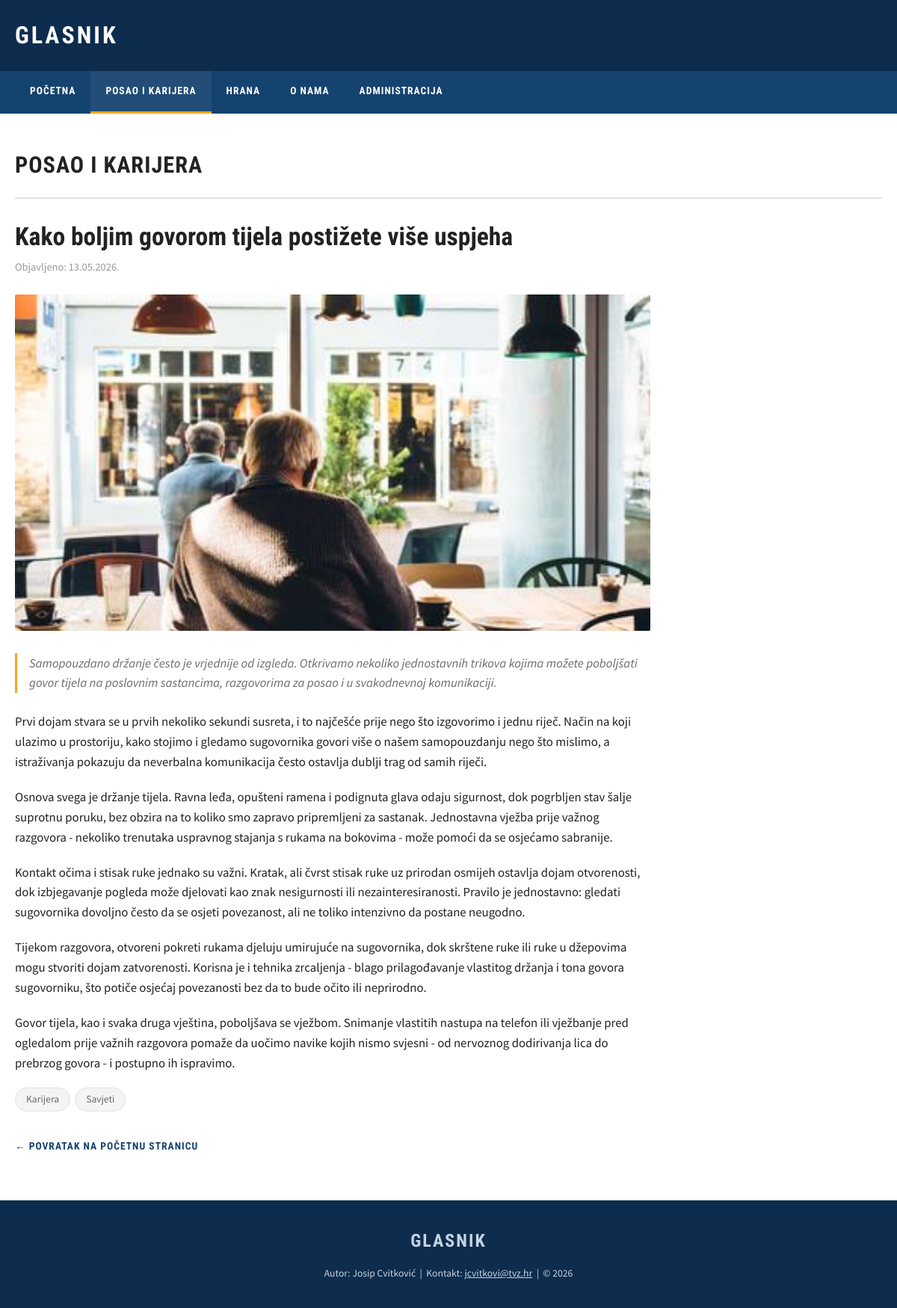
Page /clanak.php?id=1 on the committed database.
### tables this page shows
CREATE TABLE `vijesti` (
  `id` int(10) UNSIGNED NOT NULL,
  `naslov` varchar(255) NOT NULL,
  `sazetak` text NOT NULL,
  `tekst` text NOT NULL,
  `kategorija` varchar(50) NOT NULL,
  `oznake` varchar(255) DEFAULT NULL,
  `slika` varchar(255) DEFAULT NULL,
  `prikazi` tinyint(1) NOT NULL DEFAULT 1,
  `datum` date NOT NULL
);

### clanak.php (the view, shortened to what this page needs)
<?php
require "connect.php";
$id = isset($_GET["id"]) ? (int) $_GET["id"] : 0;
$clanak = null;
if ($id > 0) {
    $upit = $mysqli->prepare("SELECT * FROM vijesti WHERE id = ?");
    $upit->bind_param("i", $id);
    $upit->execute();
    $rezultat = $upit->get_result();
    $clanak = $rezultat->fetch_assoc();
}
?>
<!DOCTYPE html>
<html lang="hr">
<head>
  <link rel="stylesheet" href="css/style.css">
</head>
<body>
  <header class="zaglavlje">
    <div class="container">
      <a href="index.php" class="logo">GLASNIK</a>
    </div>
  </header>
  <nav class="navigacija">
    <div class="container">
      <ul>
        <li><a href="index.php">Početna</a></li>
        <li>
          <a href="index.php#posao-karijera"
             <?php echo ($clanak && $clanak["kategorija"] === "Posao i karijera") ? 'class="aktivno"' : ''; ?>>
             Posao i karijera</a>
        </li>
        <li>
          <a href="index.php#hrana"
             <?php echo ($clanak && $clanak["kategorija"] === "Hrana") ? 'class="aktivno"' : ''; ?>>
             Hrana</a>
        </li>
        <li><a href="o-nama.html">O nama</a></li>
        <li><a href="administracija.php">Administracija</a></li>
      </ul>
    </div>
  </nav>
  <main class="sadrzaj">
    <div class="container">
      <section>
        <?php if ($clanak): ?>
          <h1 class="naslov-sekcije"><?php echo htmlspecialchars($clanak["kategorija"]); ?></h1>
          <article class="clanak">
            <h2 class="naslov-clanka"><?php echo htmlspecialchars($clanak["naslov"]); ?></h2>
            <p class="datum-objave">Objavljeno: <?php echo date("d.m.Y.", strtotime($clanak["datum"])); ?></p>
            <?php
            $slika = !empty($clanak["slika"]) ? $clanak["slika"] : "slike/bez-slike.jpg";
            ?>
            <img class="slika-clanka" src="<?php echo htmlspecialchars($slika); ?>" alt="<?php echo htmlspecialchars($clanak["naslov"]); ?>">
            <p class="sazetak-vijesti"><?php echo nl2br(htmlspecialchars($clanak["sazetak"])); ?></p>
            <?php
            $odlomci = preg_split('/\r\n|\r|\n/', $clanak["tekst"]);
            foreach ($odlomci as $odlomak) {
                $odlomak = trim($odlomak);
                if ($odlomak !== "") {
                    echo "<p>" . htmlspecialchars($odlomak) . "</p>\n";
                }
            }
            ?>
            <?php if (!empty($clanak["oznake"])): ?>
              <p class="oznake-clanka">
                <?php
                $sve_oznake = explode(",", $clanak["oznake"]);
                foreach ($sve_oznake as $oznaka) {
                    $oznaka = trim($oznaka);
                    if ($oznaka !== "") {
                        echo '<span class="oznaka">' . htmlspecialchars($oznaka) . '</span>';
                    }
                }
                ?>
              </p>
            <?php endif; ?>
            <a class="povratak" href="index.php">&larr; Povratak na početnu stranicu</a>
          </article>
        <?php endif; ?>
      </section>
    </div>
  </main>
  <footer class="podnozje">
    <div class="container">
      <p class="logo">GLASNIK</p>
      <p>Autor: Josip Cvitković &nbsp;|&nbsp; Kontakt: <a href="mailto:jcvitkovi@tvz.hr">jcvitkovi@tvz.hr</a> &nbsp;|&nbsp; &copy; 2026</p>
    </div>
  </footer>
</body>
</html>

### css/style.css (style rules this page uses)
:root { --boja-tamna: #0d2c4e; --boja-srednja: #15436f; --boja-naglasak: #f5a623; --boja-pozadina: #f4f4f4; --boja-sadrzaj: #ffffff; --boja-tekst: #222222; --boja-tekst-blijedi: #6b6b6b; --boja-rub: #e2e2e2; --font-naslov: 'Roboto Condensed', Arial, sans-serif; --font-tekst: 'Source Sans Pro', Arial, sans-serif; }
* { margin: 0; padding: 0; box-sizing: border-box; }
html { scroll-behavior: smooth; }
body { font-family: var(--font-tekst); color: var(--boja-tekst); background-color: var(--boja-pozadina); line-height: 1.6; }
.container { max-width: 1200px; margin: 0 auto; padding: 0 20px; }
a { color: inherit; }
img { max-width: 100%; display: block; }
.zaglavlje { background-color: var(--boja-tamna); padding: 22px 0; }
.logo { display: inline-block; font-family: var(--font-naslov); font-size: 2rem; font-weight: 700; letter-spacing: 3px; color: #ffffff; text-decoration: none; }
.navigacija { background-color: var(--boja-srednja); }
.navigacija ul { display: flex; flex-wrap: wrap; list-style: none; }
.navigacija a { display: block; padding: 16px 20px; font-family: var(--font-naslov); font-weight: 700; font-size: 0.85rem; letter-spacing: 1px; text-transform: uppercase; color: #ffffff; text-decoration: none; border-bottom: 3px solid transparent; transition: border-color 0.2s ease, background-color 0.2s ease; }
.navigacija a:hover, .navigacija a:focus, .navigacija a.aktivno { border-bottom-color: var(--boja-naglasak); background-color: rgba(255, 255, 255, 0.05); }
.sadrzaj { background-color: var(--boja-sadrzaj); padding: 45px 0 60px; }
.naslov-sekcije { font-family: var(--font-naslov); font-size: 1.9rem; font-weight: 700; text-transform: uppercase; letter-spacing: 1px; color: var(--boja-tekst); padding-bottom: 18px; margin-bottom: 30px; border-bottom: 2px solid var(--boja-rub); }
.clanak { max-width: 850px; }
.clanak .naslov-clanka { font-family: var(--font-naslov); font-size: 2.1rem; font-weight: 700; margin: 22px 0 8px; line-height: 1.25; }
.clanak .datum-objave { color: #999999; font-size: 0.9rem; margin-bottom: 25px; }
.clanak .slika-clanka { width: 100%; max-height: 450px; object-fit: cover; border-radius: 2px; margin-bottom: 30px; }
.clanak p { margin-bottom: 20px; font-size: 1.05rem; }
.povratak { display: inline-block; margin-top: 10px; font-family: var(--font-naslov); font-weight: 700; font-size: 0.85rem; letter-spacing: 1px; text-transform: uppercase; color: var(--boja-srednja); text-decoration: none; }
.podnozje { background-color: var(--boja-tamna); color: #ffffff; text-align: center; padding: 35px 0; }
.podnozje .logo { font-size: 1.5rem; letter-spacing: 2px; margin-bottom: 14px; }
.podnozje p { font-size: 0.85rem; color: #c7d3e0; }
.podnozje a { color: #c7d3e0; text-decoration: underline; }
.clanak .sazetak-vijesti { font-style: italic; color: var(--boja-tekst-blijedi); border-left: 3px solid var(--boja-naglasak); padding-left: 16px; margin-bottom: 25px; }
.oznake-clanka { margin: 10px 0 25px; }
.oznaka { display: inline-block; background-color: var(--boja-pozadina); border: 1px solid var(--boja-rub); border-radius: 20px; padding: 4px 14px; font-size: 0.85rem; color: var(--boja-tekst-blijedi); margin: 0 6px 6px 0; }

### rows in the picture
vijesti: kategorija "POSAO I KARIJERA", naslov "Kako boljim govorom tijela postižete više uspjeha", datum "13.05.2026.", slika (picture), sazetak "Samopouzdano držanje često je vrjednije od izgleda. Otkrivamo nekoliko jednostavnih trikova kojima možete poboljšati govor tijela na poslovnim sastancima, razgovorima za posao i u svakodnevnoj komunikaciji.", tekst "Prvi dojam stvara se u prvih nekoliko sekundi susreta, i to najčešće prije nego što izgovorimo i jednu riječ. Način na koji ulazimo u prostoriju, kako stojimo i gledamo sugovornika govori više o našem samopouzdanju nego što mislimo, a istraživanja pokazuju da neverbalna komunikacija često ostavlja dublji trag od samih riječi.", tekst "Osnova svega je držanje tijela. Ravna leđa, opušteni ramena i podignuta glava odaju sigurnost, dok pogrbljen stav šalje suprotnu poruku, bez obzira na to koliko smo zapravo pripremljeni za sastanak. Jednostavna vježba prije važnog razgovora - nekoliko trenutaka uspravnog stajanja s rukama na bokovima - može pomoći da se osjećamo sabranije.", tekst "Kontakt očima i stisak ruke jednako su važni. Kratak, ali čvrst stisak ruke uz prirodan osmijeh ostavlja dojam otvorenosti, dok izbjegavanje pogleda može djelovati kao znak nesigurnosti ili nezainteresiranosti. Pravilo je jednostavno: gledati sugovornika dovoljno često da se osjeti povezanost, ali ne toliko intenzivno da postane neugodno.", tekst "Tijekom razgovora, otvoreni pokreti rukama djeluju umirujuće na sugovornika, dok skrštene ruke ili ruke u džepovima mogu stvoriti dojam zatvorenosti. Korisna je i tehnika zrcaljenja - blago prilagođavanje vlastitog držanja i tona govora sugovorniku, što potiče osjećaj povezanosti bez da to bude očito ili neprirodno.", tekst "Govor tijela, kao i svaka druga vještina, poboljšava se vježbom. Snimanje vlastitih nastupa na telefon ili vježbanje pred ogledalom prije važnih razgovora pomaže da uočimo navike kojih nismo svjesni - od nervoznog dodirivanja lica do prebrzog govora - i postupno ih ispravimo.", oznake "Karijera", oznake "Savjeti"
